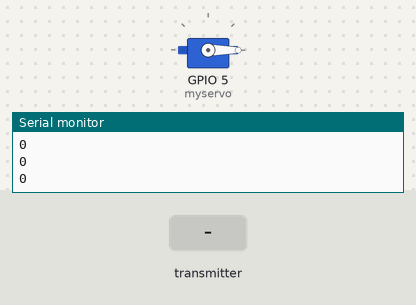
Bench run of a sketch on a simulated ESP32. Parts: servo, the last lines printed to the serial monitor. The test bench sets the inputs (shaded band).

Above: at 1.2 s.
1.3 s: the transmitter starts sending xAxisValue = 64
At 2.5 s:
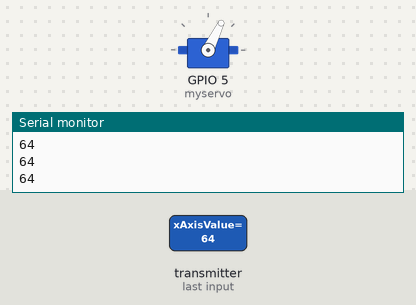
2.8 s: the transmitter starts sending xAxisValue = 128
At 3.9 s:
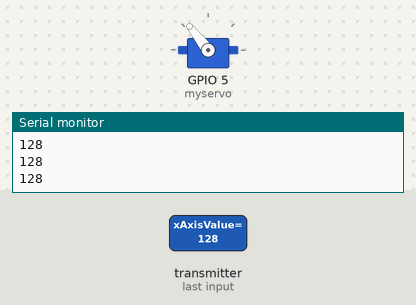
4.3 s: the transmitter starts sending xAxisValue = 255
At 5.2 s:
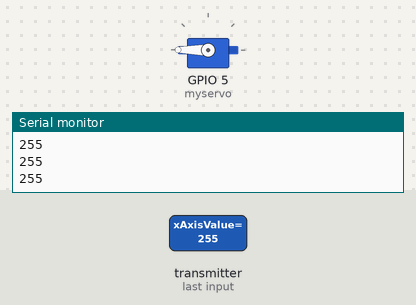
5.8 s: the transmitter starts sending xAxisValue = 0
At 7.3 s:
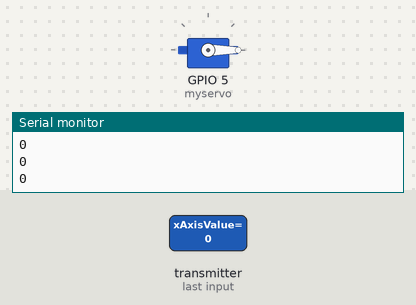
Timing chart, 0 to 8.3 s (numbered marks = the images above; inputs shaded):
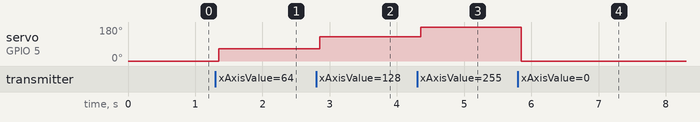

Measured:
- after the input at 1.3 s, servo on GPIO 5 (myservo): 0° → 64° after 0.05 s
- after the input at 2.8 s, servo on GPIO 5 (myservo): 64° → 128° after 0.05 s
- after the input at 4.3 s, servo on GPIO 5 (myservo): 128° → 180° after 0.06 s
- after the input at 5.8 s, servo on GPIO 5 (myservo): 180° → 0° after 0.05 s

The sketch:

Reciever_FINAL_espnow.ino
```cpp
#include <esp_now.h>
#include <WiFi.h>
#include <ESP32Servo.h>
Servo myservo;  // create servo object to control a servo
#define SIGNAL_TIMEOUT 1000  // This is signal timeout in milli seconds. We will reset the data if no signal
unsigned long lastRecvTime = 0;

typedef struct struct_message {

  byte xAxisValue;
  byte yAxisValue;
  byte switchPressed;
} struct_message;

// Create a struct_message called myData
struct_message myData;


// callback function that will be executed when data is received
void OnDataRecv(const uint8_t * mac, const uint8_t *incomingData, int len)
{
  if (len == 0)
  {
    return;
  }
  memcpy(&myData, incomingData, sizeof(myData));
  String inputData ;
  inputData = inputData + "values " + myData.xAxisValue + "  " + myData.yAxisValue + "  " + myData.switchPressed;
  Serial.println(inputData);

  lastRecvTime = millis();
}


void setup()
{
  Serial.begin(115200);
  WiFi.mode(WIFI_STA);
myservo.attach(5);
  // Init ESP-NOW
  if (esp_now_init() != ESP_OK)
  {
    Serial.println("Error initializing ESP-NOW");
    return;
  }

  esp_now_register_recv_cb(OnDataRecv);
}

void loop()
{
  myservo.write(myData.xAxisValue);
  unsigned long now = millis(); //Check Signal lost.
  Serial.println(myData.xAxisValue);
  delay(10);
}
```
